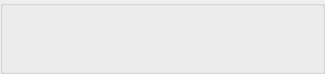
<?xml version="1.0" encoding="UTF-8"?>
<ui version="4.0">
 <class>GroupBoxContactItems</class>
 <widget class="QGroupBox" name="GroupBoxContactItems">
  <property name="geometry">
   <rect>
    <x>0</x>
    <y>0</y>
    <width>325</width>
    <height>74</height>
   </rect>
  </property>
  <property name="windowTitle">
   <string>Form</string>
  </property>
 </widget>
 <resources/>
 <connections/>
</ui>
